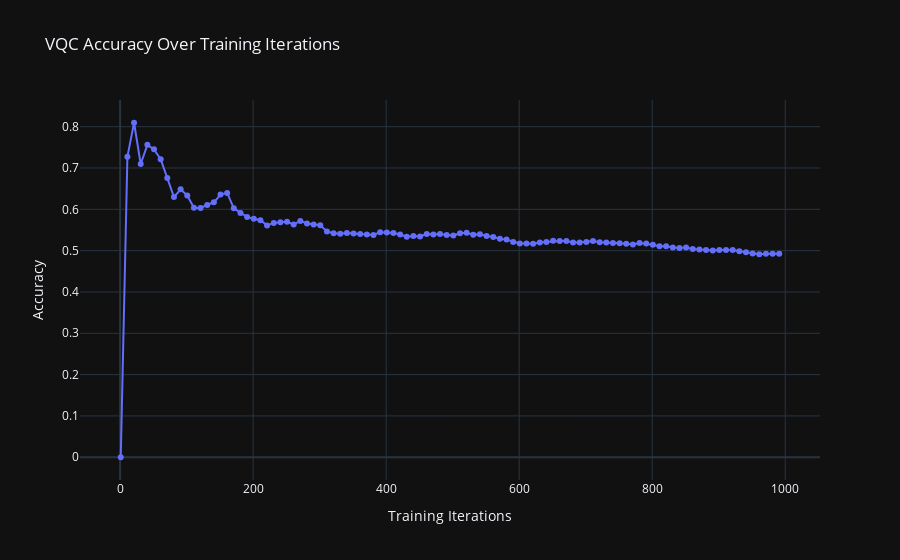

Notebook cell for this chart:
### Code cell
fig = go.Figure()
fig.add_trace(go.Scatter(
    x=list(range(1, 1001, 10)),
    y=graph_iter_check,
    mode='lines+markers',
    name='Accuracy'
))
fig.update_layout(
    title='VQC Accuracy Over Training Iterations',
    xaxis_title='Training Iterations',
    yaxis_title='Accuracy',
    # yaxis=dict(range=[0, 1]),
    template='plotly_dark'
)
fig.show()
